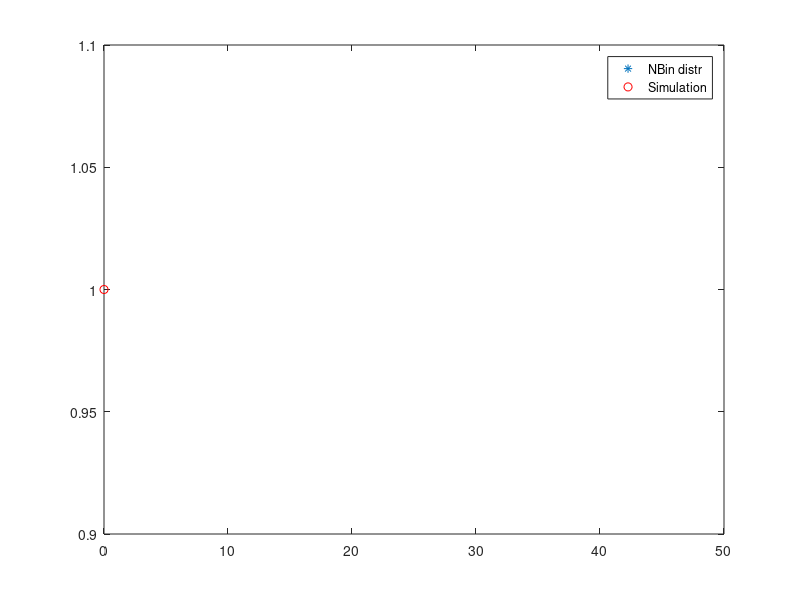

Write MATLAB code to recreate this figure.
% Simulate Nbin(p) distrib

clear all

n = input('rank of the success (in N)='); % par
p = input('p(in(0,1))='); % par
N = input('number of simulations='); % par

for i=1:N
    for j=1:n
        Y(j) = 0;
        while rand >= p % count nr of failures
            Y(j) = Y(j) + 1;
        end;
    end;
    X(i) = sum(Y);
end;
% compare it to the Geo(n, p) distr graphically

UX = unique(X);
nX = hist(X, length(UX));
rel_freq = nX/N;

k = 0:50; % NBin distr as a infinite nr of values
pk = nbinpdf(k,n,p); % true NBin(n, p)
clf
plot(k, pk, '*', UX, rel_freq, 'ro')
legend('NBin distr', 'Simulation')